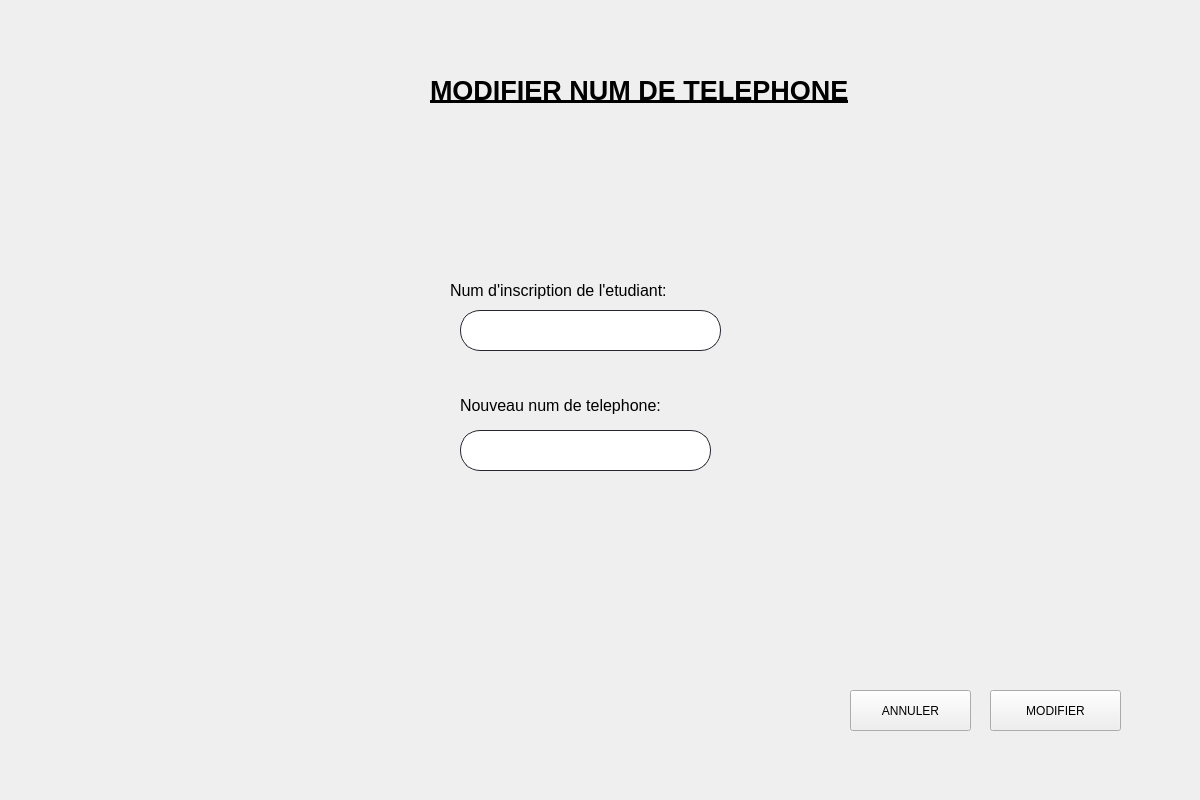
<?xml version="1.0" encoding="UTF-8"?>
<ui version="4.0">
 <class>Form</class>
 <widget class="QWidget" name="Form">
  <property name="geometry">
   <rect>
    <x>0</x>
    <y>0</y>
    <width>1200</width>
    <height>800</height>
   </rect>
  </property>
  <property name="windowTitle">
   <string>Form</string>
  </property>
  <widget class="QPushButton" name="modifier">
   <property name="geometry">
    <rect>
     <x>990</x>
     <y>690</y>
     <width>131</width>
     <height>41</height>
    </rect>
   </property>
   <property name="styleSheet">
    <string notr="true"> font: 75 16pt &quot;MS Shell Dlg 2&quot;;</string>
   </property>
   <property name="text">
    <string>MODIFIER</string>
   </property>
  </widget>
  <widget class="QLineEdit" name="num_inscription">
   <property name="geometry">
    <rect>
     <x>460</x>
     <y>310</y>
     <width>261</width>
     <height>41</height>
    </rect>
   </property>
   <property name="styleSheet">
    <string notr="true">QLineEdit {
border: 1px solid rgb(37,39,48);
border-radius: 20px;
padding-left:20px;
padding-right:20px;
}
QLineEdit:hover{
	border: 2px solid rgb(222, 221, 218)
}
QLineEdit:focus{
	border: 2px solid rgb(154, 208, 236)
}</string>
   </property>
  </widget>
  <widget class="QLineEdit" name="num">
   <property name="geometry">
    <rect>
     <x>460</x>
     <y>430</y>
     <width>251</width>
     <height>41</height>
    </rect>
   </property>
   <property name="styleSheet">
    <string notr="true">QLineEdit {
border: 1px solid rgb(37,39,48);
border-radius: 20px;
padding-left:20px;
padding-right:20px;
}
QLineEdit:hover{
	border: 2px solid rgb(222, 221, 218)
}
QLineEdit:focus{
	border: 2px solid rgb(154, 208, 236)
}</string>
   </property>
  </widget>
  <widget class="QLabel" name="label_2">
   <property name="geometry">
    <rect>
     <x>450</x>
     <y>250</y>
     <width>461</width>
     <height>81</height>
    </rect>
   </property>
   <property name="styleSheet">
    <string notr="true"/>
   </property>
   <property name="text">
    <string>&lt;html&gt;&lt;head/&gt;&lt;body&gt;&lt;p&gt;&lt;span style=&quot; font-size:12pt; color:#000000;&quot;&gt;Num d'inscription de l'etudiant:&lt;/span&gt;&lt;/p&gt;&lt;/body&gt;&lt;/html&gt;</string>
   </property>
  </widget>
  <widget class="QLabel" name="label_3">
   <property name="geometry">
    <rect>
     <x>460</x>
     <y>370</y>
     <width>461</width>
     <height>71</height>
    </rect>
   </property>
   <property name="styleSheet">
    <string notr="true"/>
   </property>
   <property name="text">
    <string>&lt;html&gt;&lt;head/&gt;&lt;body&gt;&lt;p&gt;&lt;span style=&quot; font-size:12pt; color:#000000;&quot;&gt;Nouveau num de telephone:&lt;/span&gt;&lt;/p&gt;&lt;/body&gt;&lt;/html&gt;</string>
   </property>
  </widget>
  <widget class="QLabel" name="label_5">
   <property name="geometry">
    <rect>
     <x>430</x>
     <y>70</y>
     <width>541</width>
     <height>41</height>
    </rect>
   </property>
   <property name="styleSheet">
    <string notr="true">font: 75 16pt &quot;Arial&quot;;</string>
   </property>
   <property name="text">
    <string>&lt;html&gt;&lt;head/&gt;&lt;body&gt;&lt;p&gt;&lt;span style=&quot; font-size:20pt; font-weight:600; text-decoration: underline; color:#000000;&quot;&gt;MODIFIER NUM DE TELEPHONE&lt;/span&gt;&lt;/p&gt;&lt;/body&gt;&lt;/html&gt;</string>
   </property>
  </widget>
  <widget class="QPushButton" name="annuler">
   <property name="geometry">
    <rect>
     <x>850</x>
     <y>690</y>
     <width>121</width>
     <height>41</height>
    </rect>
   </property>
   <property name="styleSheet">
    <string notr="true"> font: 75 16pt &quot;MS Shell Dlg 2&quot;;</string>
   </property>
   <property name="text">
    <string>ANNULER</string>
   </property>
  </widget>
  <widget class="QLabel" name="num_insc">
   <property name="geometry">
    <rect>
     <x>470</x>
     <y>360</y>
     <width>221</width>
     <height>21</height>
    </rect>
   </property>
   <property name="text">
    <string/>
   </property>
  </widget>
  <widget class="QLabel" name="num_2">
   <property name="geometry">
    <rect>
     <x>480</x>
     <y>480</y>
     <width>221</width>
     <height>21</height>
    </rect>
   </property>
   <property name="text">
    <string/>
   </property>
  </widget>
  <widget class="QLabel" name="label">
   <property name="geometry">
    <rect>
     <x>-30</x>
     <y>0</y>
     <width>1231</width>
     <height>801</height>
    </rect>
   </property>
   <property name="text">
    <string/>
   </property>
   <property name="pixmap">
    <pixmap>n1mtIpU.jpg</pixmap>
   </property>
   <property name="scaledContents">
    <bool>true</bool>
   </property>
  </widget>
  <widget class="QLabel" name="label_10">
   <property name="geometry">
    <rect>
     <x>1050</x>
     <y>40</y>
     <width>131</width>
     <height>141</height>
    </rect>
   </property>
   <property name="text">
    <string/>
   </property>
   <property name="pixmap">
    <pixmap>output-onlinepngtools.png</pixmap>
   </property>
   <property name="scaledContents">
    <bool>true</bool>
   </property>
  </widget>
  <zorder>label</zorder>
  <zorder>modifier</zorder>
  <zorder>num_inscription</zorder>
  <zorder>num</zorder>
  <zorder>label_2</zorder>
  <zorder>label_3</zorder>
  <zorder>label_5</zorder>
  <zorder>annuler</zorder>
  <zorder>num_insc</zorder>
  <zorder>num_2</zorder>
  <zorder>label_10</zorder>
 </widget>
 <resources/>
 <connections/>
</ui>
